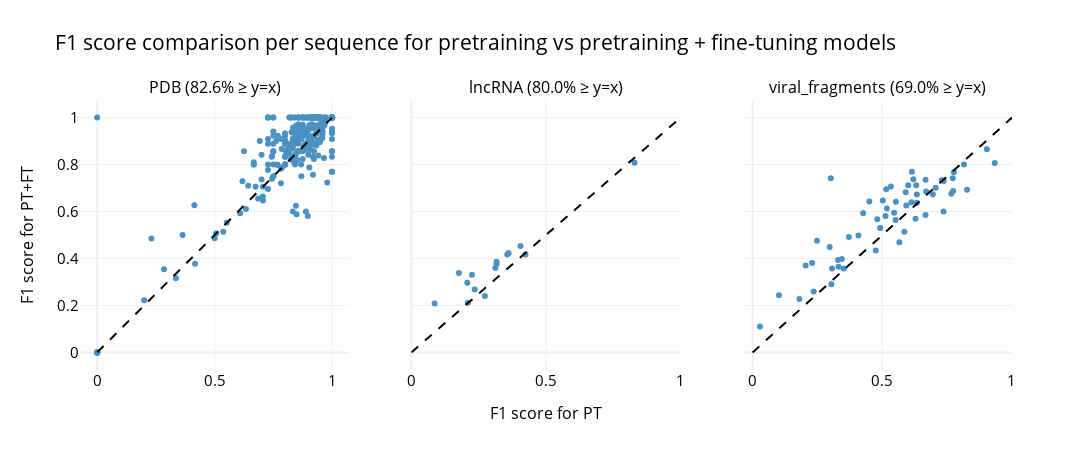

This figure's notebook cell:
### Code cell
from plotly.subplots import make_subplots

compare_f1 = data_comparison[data_comparison['model']=='PT'].merge(data_comparison[data_comparison['model']=='PT+FT'], on=['reference', 'sequence', 'dataset'], suffixes=('_PT', '_PT+FT'))[['dataset', 'f1_PT', 'f1_PT+FT']]
compare_f1['isBetter'] = compare_f1['f1_PT+FT'] >= compare_f1['f1_PT']

fig = make_subplots(rows=1, cols=3, shared_xaxes=True, shared_yaxes=True, 
                    subplot_titles=[ f'{dataset} ({100*compare_f1[compare_f1["dataset"]==dataset]["isBetter"].sum()/sum(compare_f1["dataset"]==dataset):.1f}% ≥ y=x)' for dataset in compare_f1['dataset'].unique()],
                    x_title='F1 score for PT', y_title='F1 score for PT+FT')

colors = px.colors.qualitative.D3
for i, dataset in enumerate(compare_f1['dataset'].unique()):

    data = data_comparison[data_comparison['dataset']==dataset]

    fig.add_trace(go.Scatter(x=data[data['model']=='PT']['f1'],
                        y=data[data['model']=='PT+FT']['f1'],
                        mode='markers', 
                        marker_color=colors[0], opacity=0.8, showlegend=False,
                        name=dataset), row=1, col=i+1)
    fig.add_trace(go.Scatter(x=[0, 1], y=[0, 1], mode='lines', line_color='black', line_dash='dash', showlegend=False), row=1, col=i+1)


fig.update_yaxes(
    scaleanchor="x",
    scaleratio=1,
  )

fig.update_layout(width=1200, height=450, template='plotly_white', font_size=15, font_color='black',
                  title='F1 score comparison per sequence for pretraining vs pretraining + fine-tuning models')
fig.show()

### Figure 1 — Plotly figure (JSON) as saved in the notebook; plotly's stock layout.template omitted (floating-point values rounded to 4 significant figures; data arrays with more than 128 entries replaced by an {"elided": "..."} marker saying what was removed)
{"data": [{"marker": {"color": "#1F77B4"}, "mode": "markers", "name": "PDB", "opacity": 0.8, "showlegend": false, "type": "scatter", "x": {"elided": "356 float values"}, "xaxis": "x", "y": {"elided": "356 float values"}, "yaxis": "y"}, {"line": {"color": "black", "dash": "dash"}, "mode": "lines", "showlegend": false, "type": "scatter", "x": [0, 1], "xaxis": "x", "y": [0, 1], "yaxis": "y"}, {"marker": {"color": "#1F77B4"}, "mode": "markers", "name": "lncRNA", "opacity": 0.8, "showlegend": false, "type": "scatter", "x": [0.2097, 0.08621, 0.2353, 0.8288, 0.3163, 0.3165, 0.3118, 0.3611, 0.3562, 0.4053, 0.2252, 0.2079, 0.1766, 0.273, 0.4236], "xaxis": "x2", "y": [0.2119, 0.2083, 0.2677, 0.8074, 0.3761, 0.3866, 0.359, 0.4228, 0.4168, 0.4534, 0.3311, 0.2964, 0.3383, 0.2399, 0.4165], "yaxis": "y2"}, {"line": {"color": "black", "dash": "dash"}, "mode": "lines", "showlegend": false, "type": "scatter", "x": [0, 1], "xaxis": "x2", "y": [0, 1], "yaxis": "y2"}, {"marker": {"color": "#1F77B4"}, "mode": "markers", "name": "viral_fragments", "opacity": 0.8, "showlegend": false, "type": "scatter", "x": [0.7059, 0.6308, 0.5904, 0.6947, 0.9333, 0.6279, 0.6332, 0.7717, 0.7662, 0.6196, 0.6, 0.5333, 0.502, 0.6691, 0.5455, 0.4262, 0.6667, 0.8267, 0.45, 0.6331, 0.3014, 0.7731, 0.7761, 0.9032, 0.6143, 0.612, 0.585, 0.5926, 0.8148, 0.5152, 0.7294, 0.5176, 0.7368, 0.1802, 0.3294, 0.1014, 0.5657, 0.2482, 0.4805, 0.3312, 0.4749, 0.7358, 0.4917, 0.5522, 0.3438, 0.3037, 0.3511, 0.306, 0.02827, 0.2294, 0.2044, 0.297, 0.5512, 0.2353, 0.5123, 0.3713, 0.4079, 0.6667], "xaxis": "x3", "y": [0.7013, 0.7114, 0.6818, 0.6731, 0.8065, 0.5687, 0.6371, 0.7413, 0.6757, 0.7379, 0.712, 0.7068, 0.6474, 0.6857, 0.595, 0.5921, 0.7349, 0.6923, 0.6429, 0.6729, 0.7414, 0.6875, 0.7671, 0.8657, 0.7692, 0.639, 0.5134, 0.6259, 0.8, 0.6944, 0.7333, 0.6126, 0.7302, 0.2279, 0.3932, 0.2434, 0.4691, 0.4756, 0.5668, 0.3646, 0.4337, 0.6, 0.5296, 0.6414, 0.3983, 0.2899, 0.3574, 0.3578, 0.1105, 0.381, 0.3697, 0.4493, 0.5634, 0.2598, 0.5806, 0.4917, 0.4975, 0.5854], "yaxis": "y3"}, {"line": {"color": "black", "dash": "dash"}, "mode": "lines", "showlegend": false, "type": "scatter", "x": [0, 1], "xaxis": "x3", "y": [0, 1], "yaxis": "y3"}], "layout": {"annotations": [{"font": {"size": 16}, "showarrow": false, "text": "PDB (82.6% ≥ y=x)", "x": 0.1444, "xanchor": "center", "xref": "paper", "y": 1, "yanchor": "bottom", "yref": "paper"}, {"font": {"size": 16}, "showarrow": false, "text": "lncRNA (80.0% ≥ y=x)", "x": 0.5, "xanchor": "center", "xref": "paper", "y": 1, "yanchor": "bottom", "yref": "paper"}, {"font": {"size": 16}, "showarrow": false, "text": "viral_fragments (69.0% ≥ y=x)", "x": 0.8556, "xanchor": "center", "xref": "paper", "y": 1, "yanchor": "bottom", "yref": "paper"}, {"font": {"size": 16}, "showarrow": false, "text": "F1 score for PT", "x": 0.5, "xanchor": "center", "xref": "paper", "y": 0, "yanchor": "top", "yref": "paper", "yshift": -30}, {"font": {"size": 16}, "showarrow": false, "text": "F1 score for PT+FT", "textangle": -90, "x": 0, "xanchor": "right", "xref": "paper", "xshift": -40, "y": 0.5, "yanchor": "middle", "yref": "paper"}], "font": {"color": "black", "size": 15}, "height": 450, "title": {"text": "F1 score comparison per sequence for pretraining vs pretraining + fine-tuning models"}, "width": 1200, "xaxis": {"anchor": "y", "domain": [0, 0.2889]}, "xaxis2": {"anchor": "y2", "domain": [0.3556, 0.6444]}, "xaxis3": {"anchor": "y3", "domain": [0.7111, 1]}, "yaxis": {"anchor": "x", "domain": [0, 1], "scaleanchor": "x", "scaleratio": 1}, "yaxis2": {"anchor": "x2", "domain": [0, 1], "matches": "y", "scaleanchor": "x", "scaleratio": 1, "showticklabels": false}, "yaxis3": {"anchor": "x3", "domain": [0, 1], "matches": "y", "scaleanchor": "x", "scaleratio": 1, "showticklabels": false}}}
